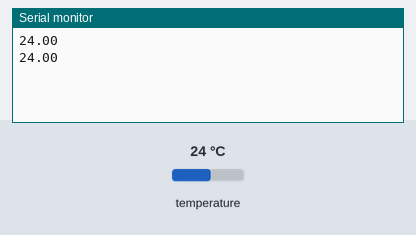
A sketch run on a simulated Arduino Uno, built with avr-gcc and run on an emulated ATmega328P. Shown: the last lines printed to the serial monitor. The inputs (shaded band) are chosen by the test bench; at power-on: temperature 24 °C.

Above: at 2.5 s.
2.6 s: temperature set to 12 °C
At 3.7 s:
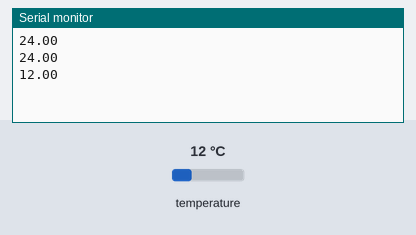
4.1 s: temperature set to 19 °C
At 5.4 s:
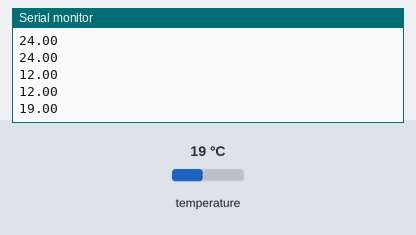
Timing chart, 0 to 7.1 s (numbered marks = the images above; inputs shaded):
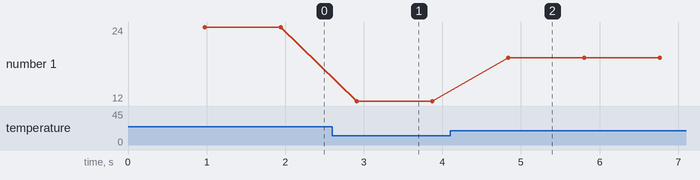

The sketch:

DS18B20.ino
```cpp
#include <OneWire.h>
#include <DallasTemperature.h>

OneWire ds(2); // Chân cắm output trên cảm biến có thể là 1 trong các chân sau: 00, 02, 04, 05,  10, 12, 13, 14
DallasTemperature DS18B20(&ds);

void setup(){
  Serial.begin(115200);
  DS18B20.begin();
  pinMode(2, INPUT_PULLUP);
}

//Hàm đọc nhiệt độ
float getTemperature(){
  float temperature;
  do{
    DS18B20.requestTemperatures();
    temperature = DS18B20.getTempCByIndex(0);
    delay(200);
    return temperature;
  }while(temperature == 85.0);
}

void loop(){
  float temp=getTemperature(); // gọi hàm để lấy nhiệt đố gán vào biến temp
  Serial.println(temp);
}
```

Measured:
- after the input at 2.6 s, the serial monitor: prints a new line after 0.31 s (image 1)
- after the input at 4.1 s, the serial monitor: prints a new line after 0.74 s (image 2)
- plotted number 1: 24 → 12 after the input at 2.6 s, 12 → 19 after the input at 4.1 s
